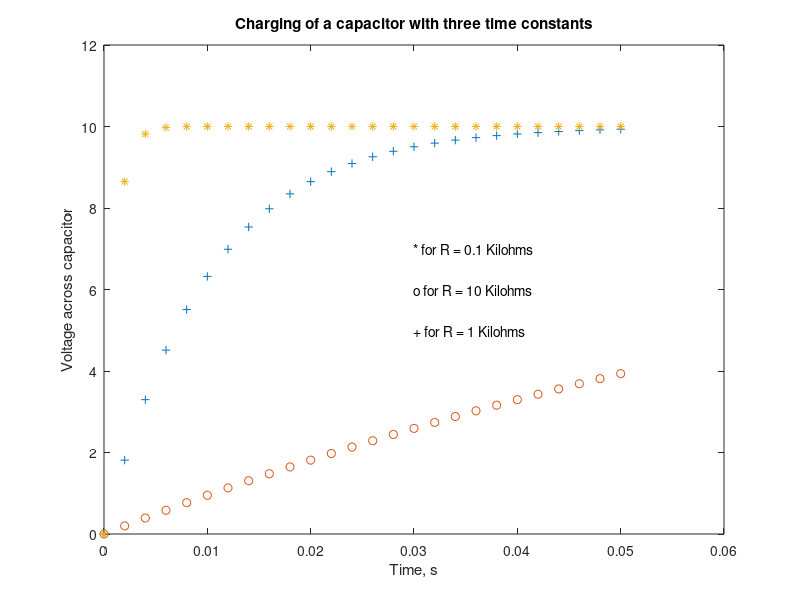

Source code (MATLAB):
% Charging of an RC circuit
c = 10e-6;
r1 = 1e3;
tau1 = c*r1;
t = 0:0.002:0.05;
v1 = 10*(1-exp(-t/tau1));
r2 = 10e3;
tau2 = c*r2;
v2 = 10*(1-exp(-t/tau2));
r3 = .1e3;
tau3 = c*r3;
v3 = 10*(1-exp(-t/tau3));
plot(t,v1,'+',t,v2,'o', t,v3,'*')
axis([0 0.06 0 12])
title('Charging of a capacitor with three time constants')
xlabel('Time, s')
ylabel('Voltage across capacitor')
text(0.03, 5.0, '+ for R = 1 Kilohms')
text(0.03, 6.0, 'o for R = 10 Kilohms')
text(0.03, 7.0, '* for R = 0.1 Kilohms')